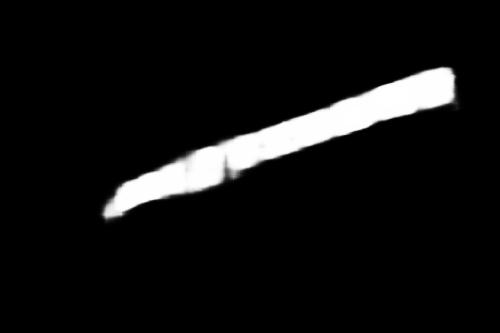
#> input picture Text Recognition From Images(Muti-Oriented)/multiscale/IMG_0080_2.jpg, 500 x 333 px, given in place of 1.jpg, which was not available
$ python roi.py   (older library calls are emulated)
#> lines starting #> are read from the running program, lines starting #| are printed output that depends on the picture; after the words box and inside, x2 and y2 are one past the last pixel; in counts of white or black regions, pixels touching at a corner belong together; long printed decimals are rounded; pictures that were not available may be replaced by others from this repository, and a replacement may not be noted
#!/usr/bin/env python3
# -*- coding: utf-8 -*-
"""
Created on Tue Nov 13 22:49:05 2018

@author: shocked
"""

from imutils import paths
import imutils
import numpy as np
import argparse
import imutils
import cv2

# initialize a rectangular and square structuring kernel
rectKernel = cv2.getStructuringElement(cv2.MORPH_RECT, (13, 5))
sqKernel = cv2.getStructuringElement(cv2.MORPH_RECT, (21, 21))
image = cv2.imread('/home/shocked/Desktop/D/FCN_Text-master/i/1.jpg')
#> image is the input picture: shape (333, 500, 3); min 0, max 255, mean 17.9
image1 = cv2.imread('/home/shocked/Downloads/MSRA-TD500/test/IMG_1972.JPG')
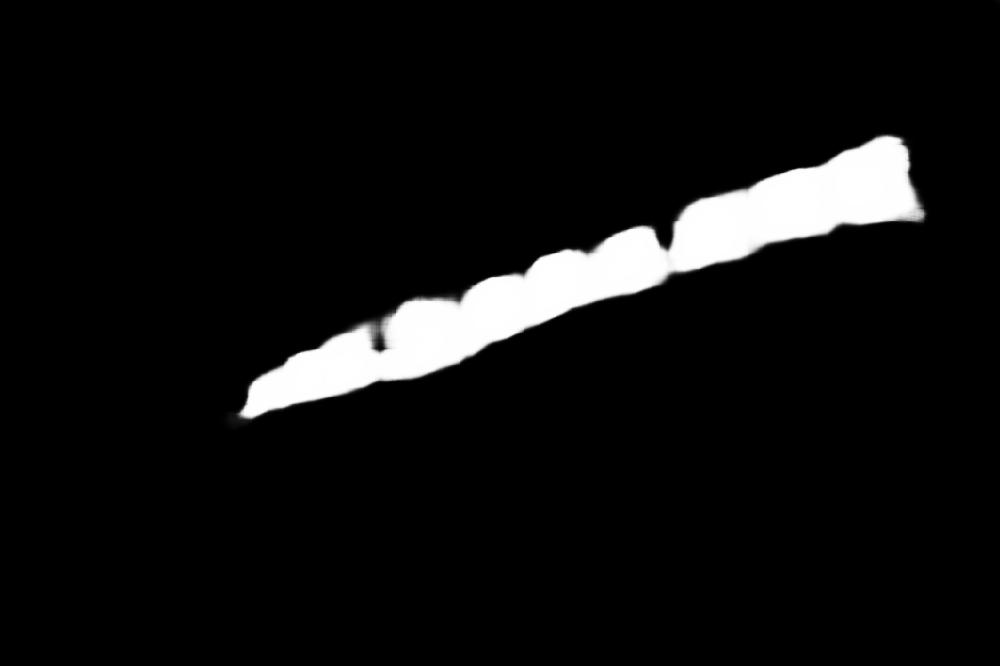
#> input picture Text Recognition From Images(Muti-Oriented)/multiscale/IMG_0080_3.jpg, 1000 x 666 px, given in place of IMG_1972.JPG, which was not available
#> image1 is the input picture: shape (666, 1000, 3); min 0, max 255, mean 16
image = imutils.resize(image, height=600)
#> image: shape (600, 900, 3)
image1 = imutils.resize(image1, height=600)
#> image1: shape (600, 900, 3)
gray = cv2.cvtColor(image, cv2.COLOR_BGR2GRAY)
#gray = cv2.GaussianBlur(gray, (3, 3), 0)
blackhat = cv2.morphologyEx(gray, cv2.MORPH_BLACKHAT, rectKernel)
gradX = cv2.Sobel(blackhat, ddepth=cv2.CV_32F, dx=1, dy=0, ksize=-1)
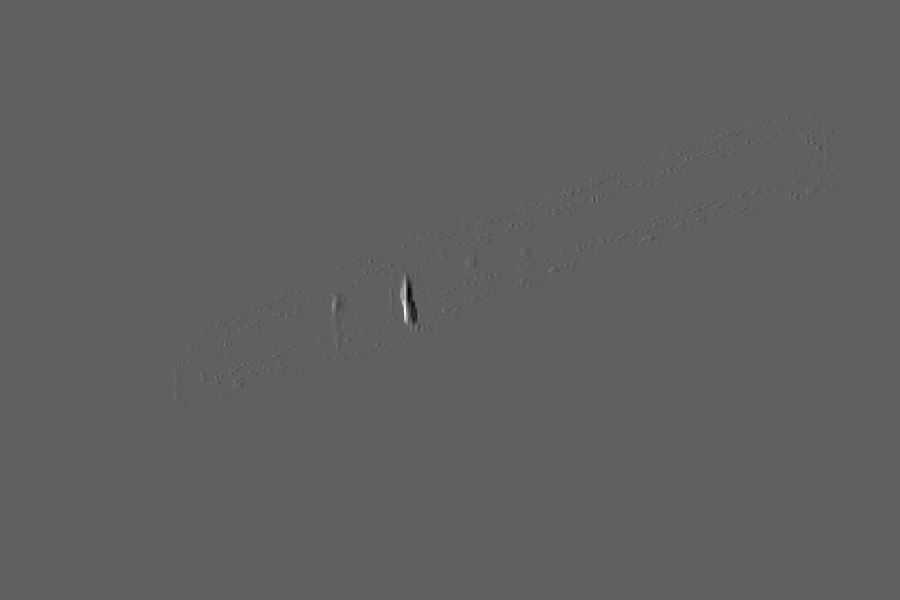
#> gradX: shape (600, 900) float32; min -512, max 842, mean 0; drawn with min black and max white
gradX = np.absolute(gradX)
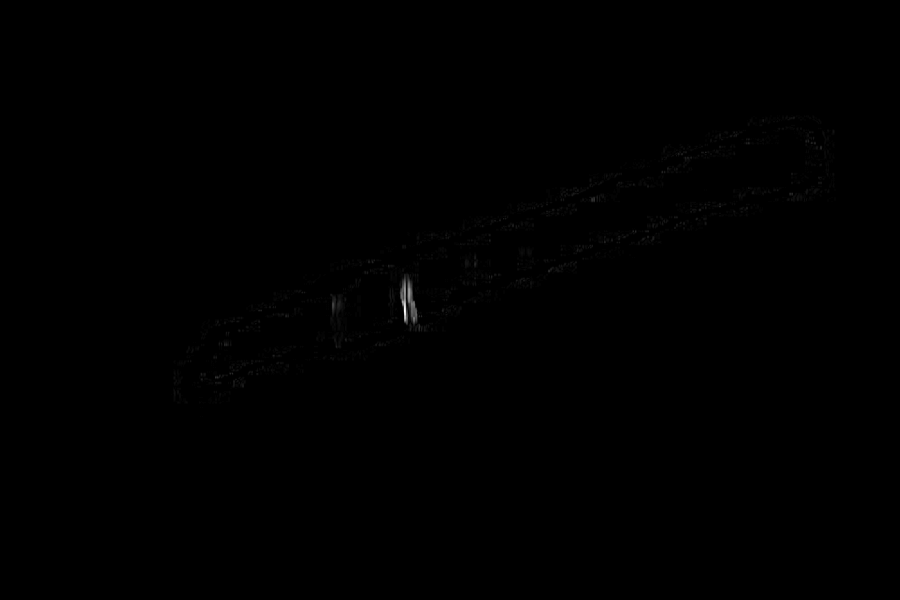
#> gradX: shape (600, 900) float32; min 0, max 842, mean 1; drawn with min black and max white
(minVal, maxVal) = (np.min(gradX), np.max(gradX))
#> minVal = 0; maxVal = 842
gradX = (255 * ((gradX - minVal) / (maxVal - minVal))).astype("uint8")

p = int(image.shape[1] * 0.05)
#> p = 45
gradX = cv2.morphologyEx(gradX, cv2.MORPH_CLOSE, rectKernel)
thresh = cv2.threshold(gray, 0, 255, cv2.THRESH_BINARY | cv2.THRESH_OTSU)[1]
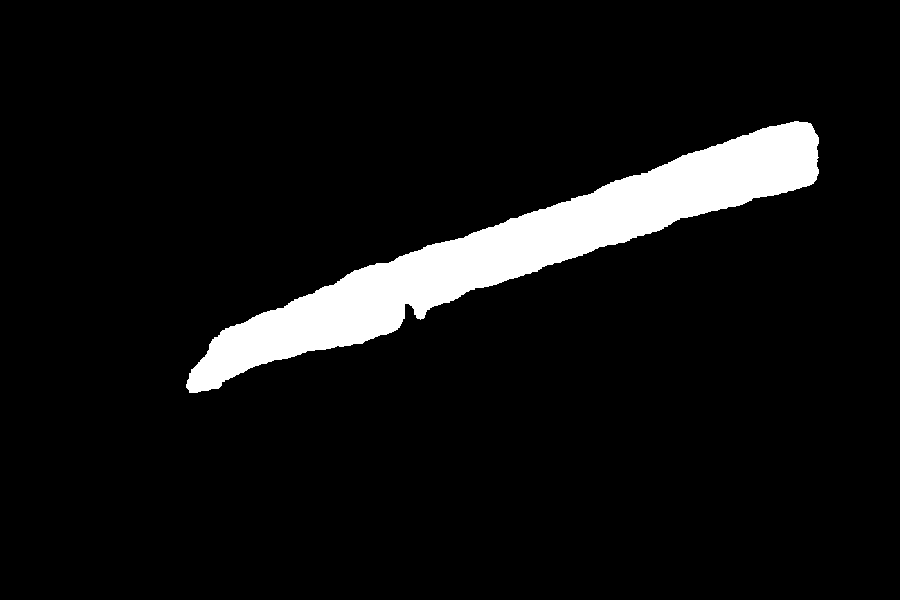
#> thresh: shape (600, 900); 7.1% white; 1 white region, box (x1, y1, x2, y2) and area: (186, 121, 819, 393) 38259
thresh = cv2.morphologyEx(thresh, cv2.MORPH_CLOSE, sqKernel)
#> thresh: shape (600, 900); 7.1% white; 1 white region, box (x1, y1, x2, y2) and area: (186, 121, 819, 393) 38442
thresh = cv2.erode(thresh, None, iterations=4)
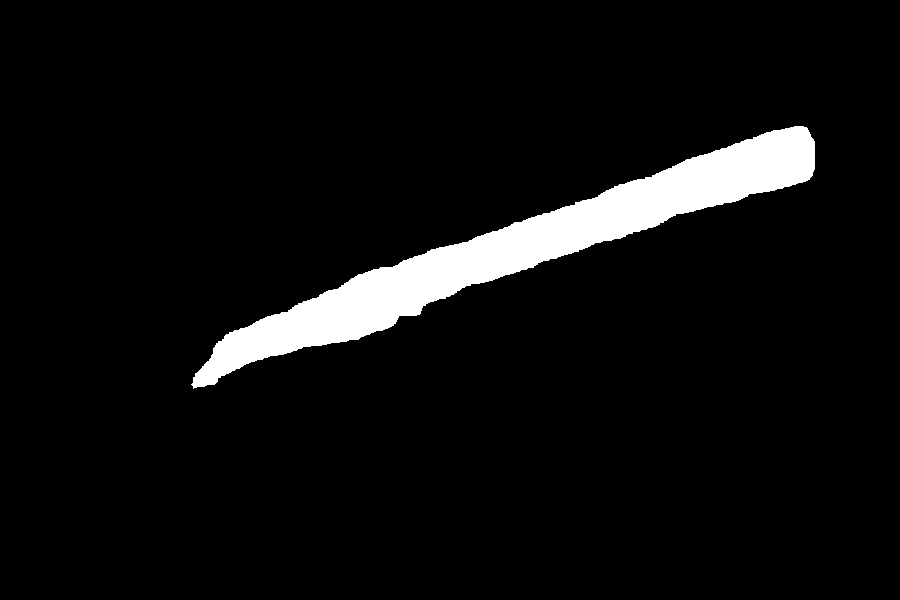
#> thresh: shape (600, 900); 5.8% white; 1 white region

thresh[:, 0:p] = 0
thresh[:, image.shape[1] - p:] = 0
cnts = cv2.findContours(thresh.copy(), cv2.RETR_EXTERNAL,cv2.CHAIN_APPROX_SIMPLE)[-2]
#> cnts = 1 contour; box (x1, y1, x2, y2) and area: (191, 126, 815, 389) 30595
cnts = sorted(cnts, key=cv2.contourArea, reverse=True)
#print(cnts)

	# loop over the contours
for c in cnts:
   (x, y, w, h) = cv2.boundingRect(c)
   ar = w / float(h)
   rect = cv2.minAreaRect(c)
   box = cv2.boxPoints(rect)
   print(rect)
   print("\n\n")
   print(rect[2]*((22/7)/180))
   box = np.int0(box)
   cv2.drawContours(image1,[box],0,(0,0,255),2)
   crWidth = w / float(gray.shape[1])
   if ar > 5 and crWidth > 0.75:
        pX = int((x + w) * 0.03)
        pY = int((y + h) * 0.03)
        (x, y) = (x - pX, y - pY)
        (w, h) = (w + (pX * 2), h + (pY * 2))
        roi = image[y:y + h, x:x + w].copy()
        cv2.rectangle(image1, (x, y), (x + w, y + h), (0, 255, 0), 2)
        break
#> this loop made 1 pass
#> (x, y, w, h, ar, rect, box, crWidth) on pass 1: (191, 126, 624, 263, 2.37, ((500.3, 256.2), (668.4, 61.28), -19.47), [[195, 396], [174, 338], [805, 115], [825, 173]], 0.693)
#| ((500.277, 256.210), (668.368, 61.284), -19.467)
#| -0.3399
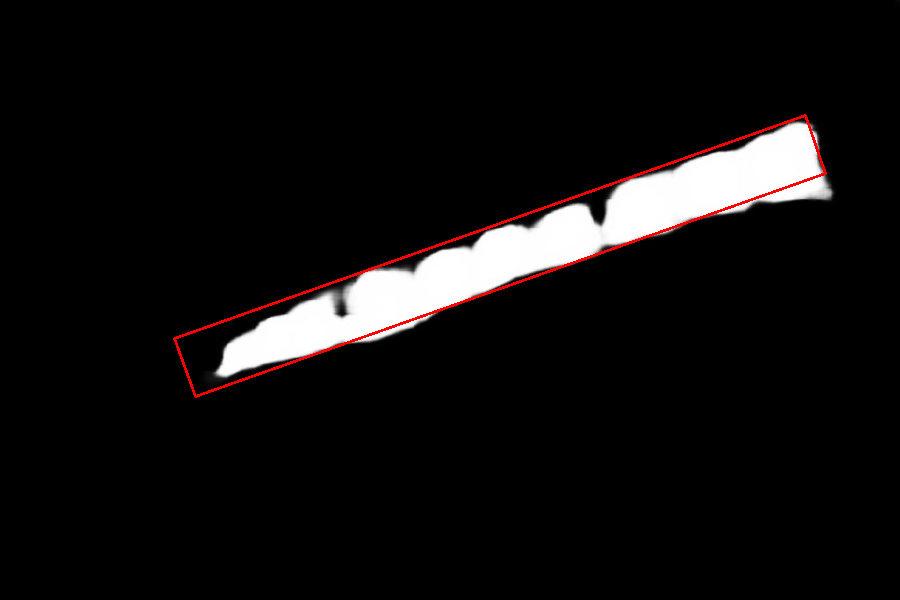
#> image1: shape (600, 900, 3); mean B, G, R 15.5, 15.5, 17.4

	# show the output images
cv2.imshow("Image", image1)
#cv2.imshow("Image", thresh)
#cv2.imshow("ROI", roi)
cv2.waitKey(0)
cv2.destroyAllWindows()
